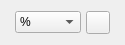
<?xml version="1.0" encoding="UTF-8"?>
<ui version="4.0">
 <class>glitch_object_arithmetic_operator_arduino</class>
 <widget class="QWidget" name="glitch_object_arithmetic_operator_arduino">
  <property name="geometry">
   <rect>
    <x>0</x>
    <y>0</y>
    <width>125</width>
    <height>45</height>
   </rect>
  </property>
  <property name="windowTitle">
   <string>Form</string>
  </property>
  <layout class="QHBoxLayout" name="horizontalLayout">
   <property name="spacing">
    <number>5</number>
   </property>
   <property name="leftMargin">
    <number>15</number>
   </property>
   <property name="topMargin">
    <number>0</number>
   </property>
   <property name="rightMargin">
    <number>15</number>
   </property>
   <property name="bottomMargin">
    <number>0</number>
   </property>
   <item>
    <widget class="QComboBox" name="arithmetic_operator">
     <property name="styleSheet">
      <string notr="true">QComboBox { combobox-popup: 0; }</string>
     </property>
     <property name="sizeAdjustPolicy">
      <enum>QComboBox::AdjustToContents</enum>
     </property>
     <item>
      <property name="text">
       <string notr="true">%</string>
      </property>
     </item>
     <item>
      <property name="text">
       <string notr="true">*</string>
      </property>
     </item>
     <item>
      <property name="text">
       <string notr="true">-</string>
      </property>
     </item>
     <item>
      <property name="text">
       <string notr="true">/</string>
      </property>
     </item>
     <item>
      <property name="text">
       <string notr="true">=</string>
      </property>
     </item>
     <item>
      <property name="text">
       <string notr="true">+</string>
      </property>
     </item>
    </widget>
   </item>
   <item>
    <widget class="QToolButton" name="context_menu">
     <property name="text">
      <string/>
     </property>
     <property name="icon">
      <iconset resource="../../Icons/icons.qrc">
       <normaloff>:/context-menu.png</normaloff>:/context-menu.png</iconset>
     </property>
    </widget>
   </item>
  </layout>
 </widget>
 <tabstops>
  <tabstop>arithmetic_operator</tabstop>
  <tabstop>context_menu</tabstop>
 </tabstops>
 <resources>
  <include location="../../Icons/icons.qrc"/>
 </resources>
 <connections/>
</ui>
